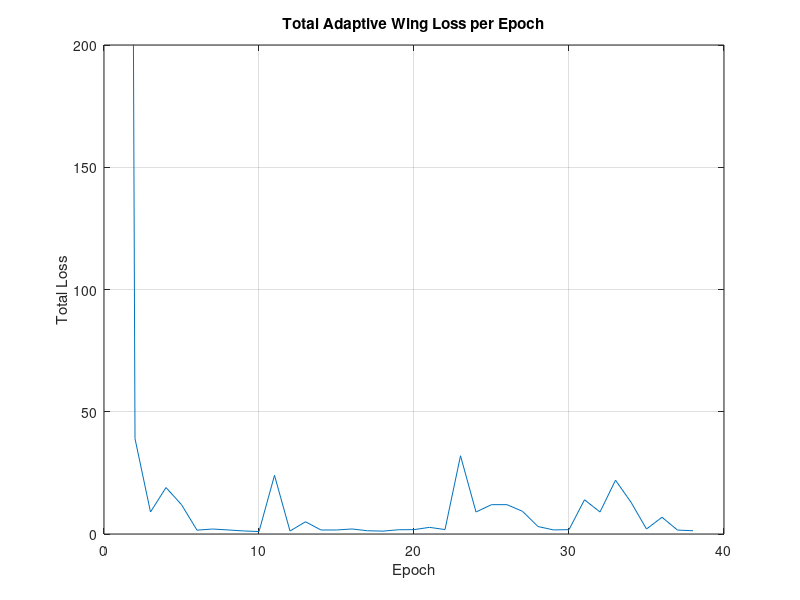

MATLAB code to generate this figure:
Epochs = 1:38;

Losses = [1639 39 9 19 12 1.57 2.04 1.66 1.26 1 24 1.22 5 1.64 1.64 2.06 1.33 1.18 1.74 1.79 2.72 1.82 32 9 12 12 9.28 3.06 1.67 1.77 14 9 22 13 2.03 6.85 1.6 1.34];

figure;
plot(Epochs, Losses);
ylim([0 200]);

title('Total Adaptive Wing Loss per Epoch');
ylabel('Total Loss');
xlabel('Epoch');
grid on;
